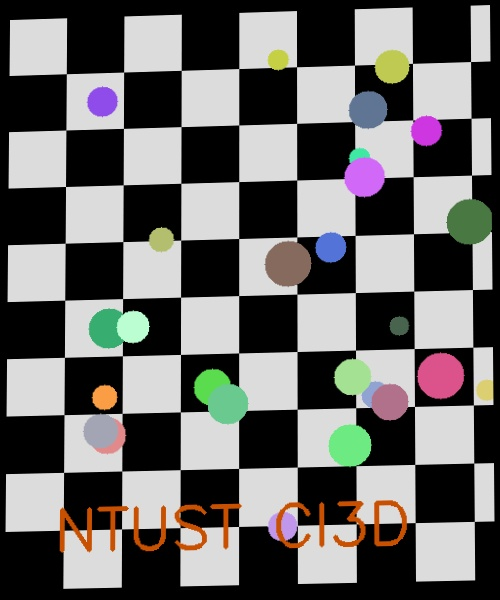
#> input picture Discussion/D03/demo_left.jpg, 500 x 600 px
$ jupyter execute stitch_images.ipynb
#> lines starting #> are read from the running program, lines starting #| are printed output that depends on the picture; after the words box and inside, x2 and y2 are one past the last pixel; in counts of white or black regions, pixels touching at a corner belong together; long printed decimals are rounded
# Image Stitching via Automatic Keypoint Matching
### NTUST CI3D — Computer Vision Lab

This notebook walks through an **automatic image stitching pipeline** that combines two
images taken from different viewpoints of the same planar scene into a single panorama.

---

## Pipeline Overview

```
Image 1 (left)  +  Image 2 (right)
        │
        ▼
 [Step 1]  SIFT  — detect keypoints & compute 128-d descriptors
        │
        ▼
 [Step 2]  FLANN k-NN matching  →  Lowe's ratio test
        │
        ▼
 [Step 3]  RANSAC  →  estimate 3×3 Homography  H
        │
        ▼
 [Step 4]  warpPerspective  +  alpha blending
        │
        ▼
       Panorama
```

**Key concepts covered:** Scale-Invariant Feature Transform (SIFT), nearest-neighbor
matching, Lowe's ratio test, Random Sample Consensus (RANSAC), projective Homography,
and perspective warping.

---
## 0. Imports

We need only three libraries:

| Library | Role |
|---------|------|
| `numpy` | Array maths and matrix operations |
| `cv2` (OpenCV) | Image I/O, SIFT, FLANN, RANSAC, warp |
| `matplotlib` | Inline display inside the notebook |

[cell 1]
import numpy as np
import cv2
import matplotlib.pyplot as plt
import matplotlib.gridspec as gridspec

# Display images inline (RGB — OpenCV loads as BGR, so we convert when plotting)
def show(img, title="", ax=None, cmap=None):
    """Show a BGR or grayscale image inline via matplotlib."""
    rgb = cv2.cvtColor(img, cv2.COLOR_BGR2RGB) if img.ndim == 3 else img
    if ax is None:
        plt.figure(figsize=(8, 5))
        plt.imshow(rgb, cmap=cmap)
        plt.title(title); plt.axis("off"); plt.tight_layout(); plt.show()
    else:
        ax.imshow(rgb, cmap=cmap)
        ax.set_title(title); ax.axis("off")

print("OpenCV version:", cv2.__version__)

---
## Step 0 — Synthetic Demo Images

We build a controlled planar scene (checkerboard + colored circles + text) and extract
**two partially overlapping sub-views**, each with a different mild perspective distortion,
to simulate images captured from two distinct camera positions.

### Scene layout

```
┌─────────────────────────────────┐
│  full scene  (800 × 600)        │
│  ┌───────────┐                  │
│  │   img1    │                  │
│  │ cols 0-500│                  │
│  │     ┌─────┼──────────────┐   │
│  │     │ OVL │    img2      │   │
│  └─────┼─────┘  cols 300-800│   │
│        └──────────────────────  │
└─────────────────────────────────┘
           ↑
      overlap: cols 300–500
```

Both sub-views are warped with **different** perspective transforms to mimic the
viewpoint change between two cameras.

[cell 2]
img1 = cv2.imread('demo_left.jpg')
#> img1 is the input picture: shape (600, 500, 3); mean B, G, R 103.3, 104.9, 106.2
img2 = cv2.imread('demo_right.jpg')
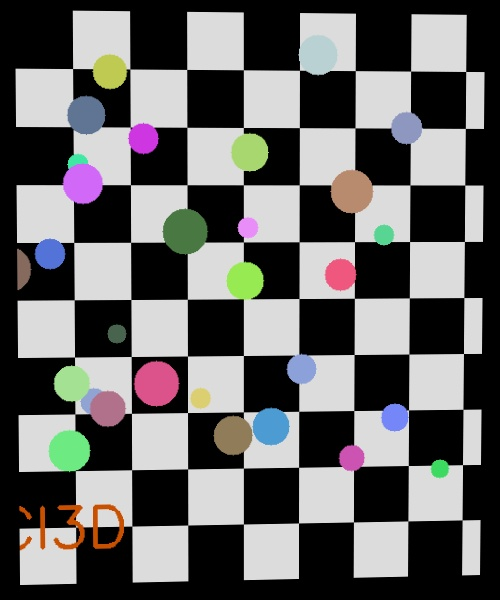
#> input picture Discussion/D03/demo_right.jpg, 500 x 600 px
#> img2 is the input picture: shape (600, 500, 3); mean B, G, R 99.8, 100.2, 100.9


fig, axes = plt.subplots(1, 2, figsize=(12, 5))
show(img1, "Image 1 (left view)",  axes[0])
show(img2, "Image 2 (right view)", axes[1])
plt.suptitle("Step 0 — Input Images", fontsize=14, fontweight="bold")
plt.tight_layout(); plt.show()

print(f"Image 1 size: {img1.shape[1]}×{img1.shape[0]}")
#| Image 1 size: 500×600
print(f"Image 2 size: {img2.shape[1]}×{img2.shape[0]}")
#| Image 2 size: 500×600

---
## Step 1 — SIFT Feature Detection & Descriptor Computation

### What is SIFT?

**Scale-Invariant Feature Transform (SIFT)** detects *keypoints* — distinctive local
regions of an image — and describes each one with a **128-dimensional vector** that is
invariant to scale, rotation, and partially invariant to illumination change.

### How it works

1. **Scale-space extrema detection** — build a Gaussian pyramid (DoG) and find local
   extrema across scale and space.
2. **Keypoint localization** — sub-pixel refinement; discard low-contrast or edge-like
   responses.
3. **Orientation assignment** — assign a dominant gradient orientation; this grants
   rotation invariance.
4. **Descriptor computation** — divide the 16×16 patch around each keypoint into a 4×4
   grid of cells; compute an 8-bin gradient histogram per cell →
   4×4×8 = **128 values**.

```
Keypoint  →  [d₁, d₂, ..., d₁₂₈]   (L2-normalized float32 vector)
```

[cell 3]
def detect_and_compute(img_gray: np.ndarray):
    """
    Detect keypoints and compute SIFT descriptors on a grayscale image.

    Args:
        img_gray: Grayscale input image of shape (H, W).

    Returns:
        kps   : List of cv2.KeyPoint objects.
        descs : Descriptor array of shape (N, 128), dtype float32.
    """
    sift = cv2.SIFT_create()
    kps, descs = sift.detectAndCompute(img_gray, None)
    return kps, descs

# Convert to grayscale before detection
gray1 = cv2.cvtColor(img1, cv2.COLOR_BGR2GRAY)
gray2 = cv2.cvtColor(img2, cv2.COLOR_BGR2GRAY)

kps1, descs1 = detect_and_compute(gray1)
#> in detect_and_compute, `kps, descs = sift.detectAndCompute(img_gray, None)`: kps = 779 keypoints; strongest (x, y, size): (39, 45, 36.1), (37, 159, 35.6), (325, 150, 35.3), (36, 273, 35.8)
#> kps1 has the same summary as kps in detect_and_compute
kps2, descs2 = detect_and_compute(gray2)
#> in detect_and_compute (call 2), `kps, descs = sift.detectAndCompute(img_gray, None)`: kps = 833 keypoints; strongest (x, y, size): (380, 551, 35.2), (439, 42, 36), (271, 553, 35), (161, 555, 35.1)
#> kps2 has the same summary as kps in detect_and_compute

print(f"Image 1: {len(kps1):4d} keypoints  |  descriptor shape: {descs1.shape}")
#| Image 1:  779 keypoints  |  descriptor shape: (779, 128)
print(f"Image 2: {len(kps2):4d} keypoints  |  descriptor shape: {descs2.shape}")
#| Image 2:  833 keypoints  |  descriptor shape: (833, 128)

# Visualize keypoints (draw circles sized by scale)
vis1 = cv2.drawKeypoints(img1, kps1, None,
                          flags=cv2.DRAW_MATCHES_FLAGS_DRAW_RICH_KEYPOINTS)
vis2 = cv2.drawKeypoints(img2, kps2, None,
                          flags=cv2.DRAW_MATCHES_FLAGS_DRAW_RICH_KEYPOINTS)
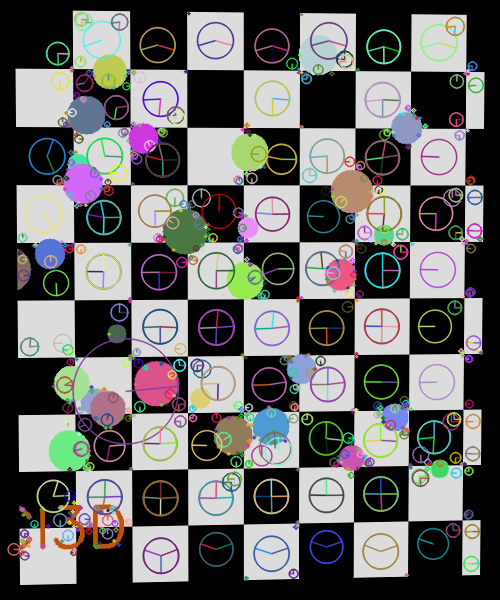
#> vis2: shape (600, 500, 3); mean B, G, R 100.9, 101.6, 102.1

fig, axes = plt.subplots(1, 2, figsize=(14, 5))
show(vis1, f"Image 1 — {len(kps1)} SIFT keypoints", axes[0])
show(vis2, f"Image 2 — {len(kps2)} SIFT keypoints", axes[1])
plt.suptitle("Step 1 — SIFT Keypoints (circle size ∝ scale)", fontsize=14, fontweight="bold")
plt.tight_layout(); plt.show()

---
## Step 2 — FLANN Matching + Lowe's Ratio Test

### FLANN k-NN Matching

**FLANN** (Fast Library for Approximate Nearest Neighbors) uses a KD-tree index to
efficiently find, for each descriptor in image 1, its **two nearest neighbors** in
image 2's descriptor space (k=2).

### Lowe's Ratio Test

A raw k-NN match can be ambiguous — the best match might be nearly as far as the
second-best. Lowe's ratio test filters these out:

$$
\frac{d_1}{d_2} < r \quad (r = 0.75 \text{ by default})
$$

Keep the match only if the best-match distance $d_1$ is **significantly smaller**
than the second-best $d_2$. This retains *distinctive* matches and discards
ambiguous ones.

```
k-NN result:   (m₁, distance d₁)   ← best match
               (m₂, distance d₂)   ← second-best

Keep if:   d₁ / d₂  <  0.75
```

[cell 4]
def match_features(descs1: np.ndarray, descs2: np.ndarray,
                   ratio: float = 0.75):
    """
    Match descriptors using FLANN KD-tree k-NN (k=2) and filter with
    Lowe's ratio test.

    Args:
        descs1 : Descriptors from image 1.
        descs2 : Descriptors from image 2.
        ratio  : Lowe's ratio threshold (default 0.75).

    Returns:
        good : List of cv2.DMatch objects that passed the ratio test.
    """
#> called with ratio = 0.75
    # algorithm=1 selects FLANN_INDEX_KDTREE; trees=5 balances speed/accuracy
    index_params  = dict(algorithm=1, trees=5)
    search_params = dict(checks=50)

    flann   = cv2.FlannBasedMatcher(index_params, search_params)
    matches = flann.knnMatch(descs1, descs2, k=2)
#> matches = 779 matches

    good = []
    for m, n in matches:
        if m.distance < ratio * n.distance:
            good.append(m)
#> after the loop, good = 225 matches
    return good

RATIO = 0.75
good  = match_features(descs1, descs2, ratio=RATIO)
#> good = 225 matches

total_knn = len(descs1)
#> total_knn = 779
print(f"Total k-NN pairs:          {total_knn}")
#| Total k-NN pairs:          779
print(f"Passed ratio test (r={RATIO}): {len(good)}  ({100*len(good)/total_knn:.1f}%)")
#| Passed ratio test (r=0.75): 225  (28.9%)

# Draw ALL good matches (before RANSAC filtering)
vis_all = cv2.drawMatches(img1, kps1, img2, kps2, good, None,
                           matchColor=(0, 200, 255),
                           singlePointColor=(200, 200, 200),
                           flags=cv2.DrawMatchesFlags_DEFAULT)
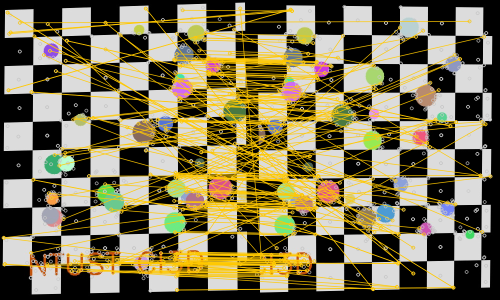
#> vis_all: shape (600, 1000, 3) (shown at 1/2 size); mean B, G, R 87.4, 119.4, 128.1
show(vis_all, f"Step 2 — {len(good)} good matches after Lowe's ratio test (r={RATIO})")

---
## Step 3 — Homography Estimation with RANSAC

### What is a Homography?

A **Homography** $H$ is a $3 \times 3$ projective transformation matrix. For two
images of the **same planar surface** (or for a camera that only rotates), every
corresponding point pair $(\mathbf{x}_1,\, \mathbf{x}_2)$ satisfies:

$$
\tilde{\mathbf{x}}_1 \;\sim\; H\,\tilde{\mathbf{x}}_2
$$

where $\tilde{\mathbf{x}} = [x,\,y,\,1]^\top$ is the homogeneous coordinate.
$H$ has 8 degrees of freedom (9 entries, scale-invariant), so a minimum of
**4 point correspondences** are required to solve for it.

### Why RANSAC?

Even after Lowe's ratio test, some matches are still wrong (outliers). RANSAC
(**Random Sample Consensus**) robustly estimates $H$ despite outliers:

1. Randomly sample **4** point pairs.
2. Compute a candidate $H$ from those 4 pairs.
3. Count **inliers** — pairs whose reprojection error $\|\mathbf{x}_1 - H\mathbf{x}_2\| < \epsilon$.
4. Repeat many iterations; keep the $H$ with the most inliers.
5. Re-fit $H$ using all inliers of the best hypothesis.

[cell 5]
def compute_homography(kps1, kps2, good_matches,
                       reproj_thresh: float = 4.0):
    """
    Robustly estimate a Homography H from matched point pairs using RANSAC,
    such that:   x1 ≈ H · x2   (maps image-2 points into image-1 coordinates).

    Args:
        kps1          : Keypoints from image 1.
        kps2          : Keypoints from image 2.
        good_matches  : Filtered match list from match_features().
        reproj_thresh : RANSAC reprojection error threshold in pixels.

    Returns:
        H    : 3x3 Homography matrix (np.ndarray), or None on failure.
        mask : Inlier/outlier mask of shape (N, 1), dtype uint8.
    """
#> called with reproj_thresh = 4
    if len(good_matches) < 4:
        print(f"[ERROR] Not enough good matches ({len(good_matches)} < 4).")
        return None, None

    # Extract matched point coordinates
    pts1 = np.float32([kps1[m.queryIdx].pt for m in good_matches])
#> pts1 = 225 pairs, first value 7.09 to 489, second value 16.41 to 579.5
    pts2 = np.float32([kps2[m.trainIdx].pt for m in good_matches])
#> pts2 = 225 pairs, first value 21.8 to 480.5, second value 18.9 to 577.8

    # findHomography(src, dst) — here src=pts2, dst=pts1  (img2 → img1)
    H, mask = cv2.findHomography(pts2, pts1, cv2.RANSAC, reproj_thresh)
#> H = [[0.975, -0.0285, 282], [-0.0418, 0.953, 2.2], [-7.06e-05, -7.21e-05, 1]]; mask = 225 values, max 1 at index 78, min 0 at index 0, mean 0.529
    return H, mask

REPROJ_THRESH = 4.0
H, mask = compute_homography(kps1, kps2, good, reproj_thresh=REPROJ_THRESH)

n_inlier  = int(mask.sum())
#> n_inlier = 119
n_outlier = len(good) - n_inlier
#> n_outlier = 106
print(f"Matches:  {len(good)}")
#| Matches:  225
print(f"Inliers:  {n_inlier}  ({100*n_inlier/len(good):.1f}%)")
#| Inliers:  119  (52.9%)
print(f"Outliers: {n_outlier}")
#| Outliers: 106
print(f"\nHomography H  (img2 → img1 coordinate frame):")
print(np.array2string(H, precision=5, suppress_small=True))
#| [[  0.9747  -0.02851 281.993]
#|  [ -0.04175   0.9528   2.197]
#|  [ -7e-05  -7e-05   1.     ]]

# Visualize inliers (green) vs outliers (red)
inlier_mask = mask.ravel().tolist()
#> inlier_mask has the same summary as mask in compute_homography
vis_ransac = cv2.drawMatches(img1, kps1, img2, kps2, good, None,
                              matchColor=(0, 255, 0),
                              singlePointColor=(200, 200, 200),
                              matchesMask=inlier_mask,
                              flags=cv2.DrawMatchesFlags_DEFAULT)
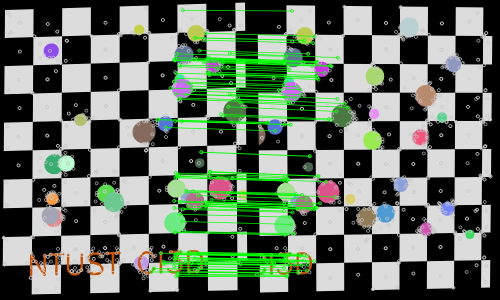
#> vis_ransac: shape (600, 1000, 3) (shown at 1/2 size); mean B, G, R 99.4, 113.4, 100.8
show(vis_ransac,
     f"Step 3 — RANSAC result: {n_inlier} inliers (green) / {n_outlier} outliers")

---
## Step 4 — Perspective Warp and Alpha Blending

### Computing the output canvas

We project the **four corners of image 2** through $H$ to find where they land in
image 1's coordinate frame. Together with image 1's own corners, this defines the
bounding box of the final panorama.

If any projected corner has a **negative coordinate**, we prepend a translation
matrix $T$ so that all pixels map to non-negative positions:

$$
H_{\text{shifted}} = T \cdot H, \quad
T = \begin{bmatrix} 1 & 0 & t_x \\ 0 & 1 & t_y \\ 0 & 0 & 1 \end{bmatrix}
$$

### Blending the overlap region

In the area covered by both images we apply a **simple 50/50 average**:

$$
I_{\text{out}}(p) = 0.5 \cdot I_1(p) + 0.5 \cdot I_2^{\text{warped}}(p)
$$

More sophisticated options (multi-band blending, Poisson blending) can reduce
visible seams but are beyond the scope of this demo.

[cell 6]
def warp_and_blend(img1: np.ndarray, img2: np.ndarray,
                   H: np.ndarray) -> np.ndarray:
    """
    Warp img2 into img1's coordinate frame using Homography H, then
    merge both images onto a common canvas.

    Steps:
      a) Project the four corners of img2 through H; compute canvas bounds.
      b) If corners land at negative coordinates, prepend a translation T.
      c) Apply warpPerspective to img2 with the shifted homography T @ H.
      d) Paste img1 onto the canvas at its offset position (tx, ty).
      e) In the overlap region, blend both images with equal 50/50 weights.

    Args:
        img1 : Reference (left) image, shape (H1, W1, 3).
        img2 : Query (right) image to be warped, shape (H2, W2, 3).
        H    : Homography mapping img2 coordinates -> img1 coordinates.

    Returns:
        panorama : Stitched output image.
    """
    h1, w1 = img1.shape[:2]
    h2, w2 = img2.shape[:2]

    # Project the four corners of img2 into img1's coordinate frame
    corners2 = np.float32([[0,0],[w2,0],[w2,h2],[0,h2]]).reshape(-1,1,2)
    warped_corners = cv2.perspectiveTransform(corners2, H)
#> warped_corners = [[282, 2.2], [797.5, -19.36], [816.4, 600.2], [276.9, 599.8]]

    # Combine with img1's own corners to compute the full canvas extent
    corners1 = np.float32([[0,0],[w1,0],[w1,h1],[0,h1]]).reshape(-1,1,2)
    all_corners = np.concatenate([corners1, warped_corners], axis=0)
#> all_corners = [[0, 0], [500, 0], [500, 600], [0, 600], [282, 2.2], [797.5, -19.36], [816.4, 600.2], [276.9, 599.8]]

    x_min, y_min = np.floor(all_corners.min(axis=0).ravel()).astype(int)
#> x_min = 0; y_min = -20
    x_max, y_max = np.ceil (all_corners.max(axis=0).ravel()).astype(int)
#> x_max = 817; y_max = 601

    # Translation offset to shift all coordinates into the positive quadrant
    tx = max(-x_min, 0)
#> tx = 0
    ty = max(-y_min, 0)
#> ty = 20

    canvas_w = x_max - x_min
#> canvas_w = 817
    canvas_h = y_max - y_min
#> canvas_h = 621

    # Build shifted homography: apply translation on top of H
    T = np.array([[1,0,tx],[0,1,ty],[0,0,1]], dtype=np.float64)
#> T = [[1, 0, 0], [0, 1, 20], [0, 0, 1]]
    H_shifted = T @ H
#> H_shifted = [[0.975, -0.0285, 282], [-0.0432, 0.951, 22.2], [-7.06e-05, -7.21e-05, 1]]
    warped2 = cv2.warpPerspective(img2, H_shifted, (canvas_w, canvas_h))

    # Place img1 onto the canvas at its offset position
    canvas = warped2.copy()
    canvas[ty:ty+h1, tx:tx+w1] = img1

    # Identify the overlap region between img1's footprint and warped img2
    mask1 = np.zeros((canvas_h, canvas_w), dtype=np.uint8)
    mask1[ty:ty+h1, tx:tx+w1] = 255
    mask2   = (warped2.sum(axis=2) > 0).astype(np.uint8) * 255
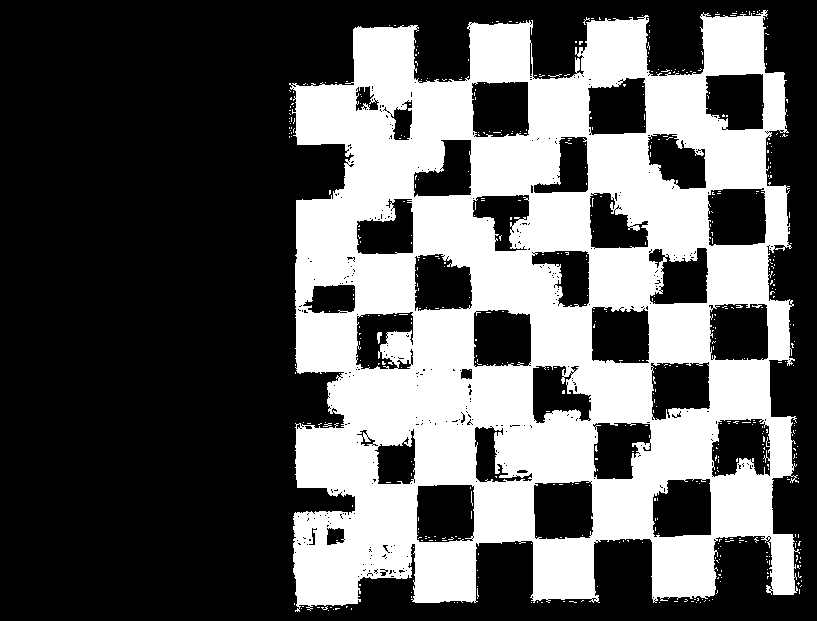
#> mask2: shape (621, 817); 36.4% white; 509 white regions (507 under 20 px), largest, box (x1, y1, x2, y2) and area: (289, 10, 800, 612) 183256, (377, 332, 382, 344) 38
    overlap = cv2.bitwise_and(mask1, mask2)

    # Blend overlap with equal weights (simple average)
    if overlap.any():
        region1 = canvas [overlap > 0].astype(np.float32)
        region2 = warped2[overlap > 0].astype(np.float32)
        canvas[overlap > 0] = (0.5*region1 + 0.5*region2).astype(np.uint8)
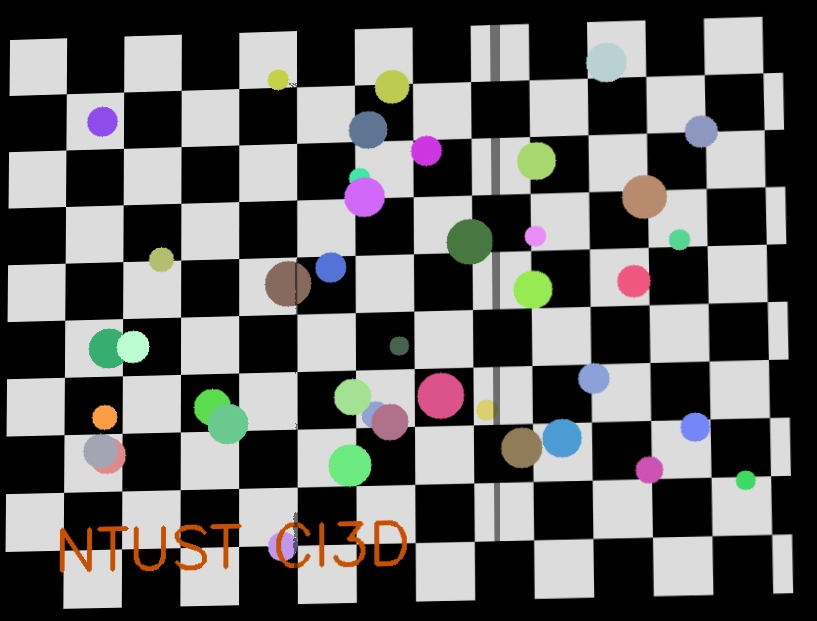
#> canvas: shape (621, 817, 3); mean B, G, R 98, 99.1, 99.7

    return canvas

panorama = warp_and_blend(img1, img2, H)
print(f"Panorama size: {panorama.shape[1]}×{panorama.shape[0]}")
#| Panorama size: 817×621

show(panorama, f"Step 4 — Stitched Panorama  ({panorama.shape[1]}×{panorama.shape[0]})")

---
## Step 5 — Final Summary and Results

Below we display all intermediate results side-by-side for a complete visual summary
of the pipeline.

[cell 7]
# ── Collect all visualization images ──────────────────────────────────────

# Keypoints
vis_kp1 = cv2.drawKeypoints(img1, kps1, None,
                             flags=cv2.DRAW_MATCHES_FLAGS_DRAW_RICH_KEYPOINTS)
vis_kp2 = cv2.drawKeypoints(img2, kps2, None,
                             flags=cv2.DRAW_MATCHES_FLAGS_DRAW_RICH_KEYPOINTS)
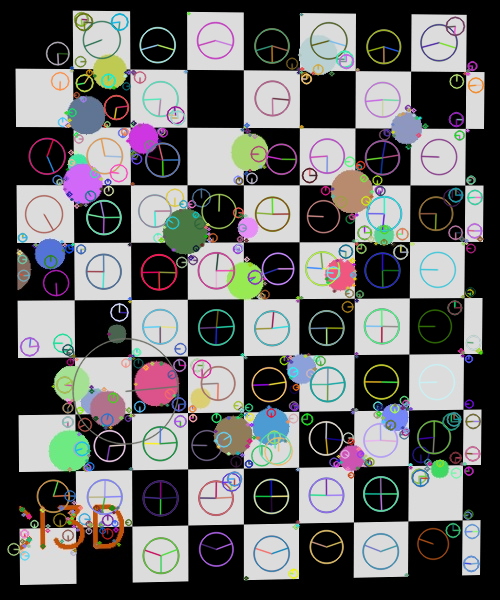
#> vis_kp2: shape (600, 500, 3); mean B, G, R 101.6, 102, 102.1

# All good matches (after ratio test, before RANSAC)
vis_all = cv2.drawMatches(img1, kps1, img2, kps2, good, None,
                           matchColor=(0,200,255),
                           singlePointColor=(200,200,200),
                           flags=cv2.DrawMatchesFlags_DEFAULT)

# Inlier matches only (after RANSAC)
vis_inliers = cv2.drawMatches(img1, kps1, img2, kps2, good, None,
                               matchColor=(0,255,0),
                               singlePointColor=(200,200,200),
                               matchesMask=mask.ravel().tolist(),
                               flags=cv2.DrawMatchesFlags_DEFAULT)

# ── Layout ─────────────────────────────────────────────────────────────────
fig = plt.figure(figsize=(18, 14))
gs  = gridspec.GridSpec(3, 2, figure=fig, hspace=0.35, wspace=0.05)

ax = [fig.add_subplot(gs[0, 0]),
      fig.add_subplot(gs[0, 1]),
      fig.add_subplot(gs[1, 0]),
      fig.add_subplot(gs[1, 1]),
      fig.add_subplot(gs[2, :])]

show(vis_kp1,
     f"Step 1a — Image 1 SIFT keypoints ({len(kps1)})", ax[0])
show(vis_kp2,
     f"Step 1b — Image 2 SIFT keypoints ({len(kps2)})", ax[1])
show(vis_all,
     f"Step 2 — FLANN matches after ratio test ({len(good)})", ax[2])
show(vis_inliers,
     f"Step 3 — RANSAC inliers ({n_inlier}) / outliers ({n_outlier})", ax[3])
show(panorama,
     f"Step 4 — Final Panorama  ({panorama.shape[1]}×{panorama.shape[0]})", ax[4])

fig.suptitle("Image Stitching Pipeline — Full Summary", fontsize=16, fontweight="bold")
plt.show()

# ── Print Homography ────────────────────────────────────────────────────────
print("=" * 55)
print("  Estimated Homography H  (img2 → img1 frame)")
print("=" * 55)
print(np.array2string(H, precision=5, suppress_small=True))
#| [[  0.9747  -0.02851 281.993]
#|  [ -0.04175   0.9528   2.197]
#|  [ -7e-05  -7e-05   1.     ]]
print()
print(f"  Good matches (ratio test) : {len(good)}")
#|   Good matches (ratio test) : 225
print(f"  RANSAC inliers            : {n_inlier}  ({100*n_inlier/len(good):.1f}%)")
#|   RANSAC inliers            : 119  (52.9%)
print(f"  Panorama size             : {panorama.shape[1]}×{panorama.shape[0]}")
#|   Panorama size             : 817×621

# ── Save outputs ────────────────────────────────────────────────────────────
cv2.imwrite("panorama.jpg",      panorama)
cv2.imwrite("matches_inlier.jpg", vis_inliers)
print()
print("Saved: panorama.jpg, matches_inlier.jpg")
